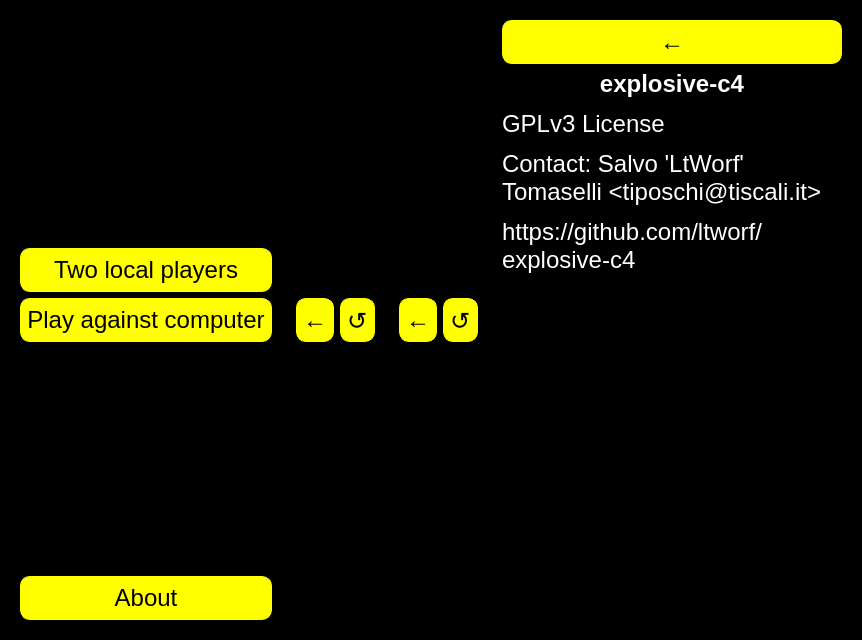
<?xml version="1.0" encoding="UTF-8"?>
<ui version="4.0">
 <class>MainUI</class>
 <widget class="QWidget" name="MainUI">
  <property name="geometry">
   <rect>
    <x>0</x>
    <y>0</y>
    <width>862</width>
    <height>640</height>
   </rect>
  </property>
  <property name="windowTitle">
   <string>Form</string>
  </property>
  <property name="styleSheet">
   <string notr="true">* {
background-color: black;
color: white;
font: 24px;
}

QPushButton:disabled {
background-color: rgb(67, 67, 67);
border-color: rgb(67, 67, 67);
}



QPushButton {
color: black;
background-color: yellow;

border-width: 1px;
border-color: yellow;
border-style: solid;

border-radius: 10px;

min-width: 3em;
min-height: 30px;
padding: 6px;
}

QPushButton:pressed {
background-color: rgb(255, 193, 0);
border-color: rgb(255, 193, 0);
}

QPushButton:hover {
border-color: rgb(255, 193, 0);
}

QPushButton:default {
background-color: rgb(255, 255, 255);
}</string>
  </property>
  <property name="locale">
   <locale language="English" country="UnitedStates"/>
  </property>
  <layout class="QHBoxLayout" name="horizontalLayout_2">
   <item>
    <widget class="QFrame" name="frmInitial">
     <property name="frameShape">
      <enum>QFrame::NoFrame</enum>
     </property>
     <property name="frameShadow">
      <enum>QFrame::Plain</enum>
     </property>
     <property name="lineWidth">
      <number>0</number>
     </property>
     <layout class="QVBoxLayout" name="verticalLayout">
      <item>
       <spacer name="verticalSpacer_4">
        <property name="orientation">
         <enum>Qt::Vertical</enum>
        </property>
        <property name="sizeHint" stdset="0">
         <size>
          <width>20</width>
          <height>24</height>
         </size>
        </property>
       </spacer>
      </item>
      <item>
       <widget class="QPushButton" name="cmdLocalGame">
        <property name="focusPolicy">
         <enum>Qt::NoFocus</enum>
        </property>
        <property name="locale">
         <locale language="English" country="UnitedStates"/>
        </property>
        <property name="text">
         <string>Two local players</string>
        </property>
        <property name="autoDefault">
         <bool>false</bool>
        </property>
        <property name="flat">
         <bool>false</bool>
        </property>
       </widget>
      </item>
      <item>
       <widget class="QPushButton" name="cmdIAGame">
        <property name="focusPolicy">
         <enum>Qt::NoFocus</enum>
        </property>
        <property name="locale">
         <locale language="English" country="UnitedStates"/>
        </property>
        <property name="text">
         <string>Play against computer</string>
        </property>
        <property name="autoDefault">
         <bool>false</bool>
        </property>
        <property name="flat">
         <bool>false</bool>
        </property>
       </widget>
      </item>
      <item>
       <spacer name="verticalSpacer_3">
        <property name="orientation">
         <enum>Qt::Vertical</enum>
        </property>
        <property name="sizeHint" stdset="0">
         <size>
          <width>20</width>
          <height>28</height>
         </size>
        </property>
       </spacer>
      </item>
      <item>
       <widget class="QPushButton" name="cmdAbout">
        <property name="focusPolicy">
         <enum>Qt::NoFocus</enum>
        </property>
        <property name="text">
         <string>About</string>
        </property>
       </widget>
      </item>
     </layout>
    </widget>
   </item>
   <item>
    <widget class="QFrame" name="frmAIGame">
     <property name="frameShape">
      <enum>QFrame::NoFrame</enum>
     </property>
     <property name="frameShadow">
      <enum>QFrame::Plain</enum>
     </property>
     <layout class="QVBoxLayout" name="verticalLayout_2">
      <item>
       <layout class="QHBoxLayout" name="horizontalLayout_3">
        <item>
         <widget class="QPushButton" name="cmdLocalBackAI">
          <property name="focusPolicy">
           <enum>Qt::NoFocus</enum>
          </property>
          <property name="text">
           <string>←</string>
          </property>
         </widget>
        </item>
        <item>
         <widget class="QPushButton" name="cmdNewAIGame">
          <property name="focusPolicy">
           <enum>Qt::NoFocus</enum>
          </property>
          <property name="text">
           <string>↺</string>
          </property>
         </widget>
        </item>
       </layout>
      </item>
     </layout>
    </widget>
   </item>
   <item>
    <widget class="QFrame" name="frmLocalGame">
     <property name="frameShape">
      <enum>QFrame::NoFrame</enum>
     </property>
     <property name="frameShadow">
      <enum>QFrame::Plain</enum>
     </property>
     <layout class="QVBoxLayout" name="verticalLayout_3">
      <item>
       <layout class="QHBoxLayout" name="horizontalLayout">
        <item>
         <widget class="QPushButton" name="cmdLocalBack">
          <property name="focusPolicy">
           <enum>Qt::NoFocus</enum>
          </property>
          <property name="text">
           <string>←</string>
          </property>
         </widget>
        </item>
        <item>
         <widget class="QPushButton" name="cmdNewLocalGame">
          <property name="focusPolicy">
           <enum>Qt::NoFocus</enum>
          </property>
          <property name="text">
           <string>↺</string>
          </property>
         </widget>
        </item>
       </layout>
      </item>
     </layout>
    </widget>
   </item>
   <item>
    <widget class="QFrame" name="frmAbout">
     <property name="frameShape">
      <enum>QFrame::NoFrame</enum>
     </property>
     <property name="frameShadow">
      <enum>QFrame::Plain</enum>
     </property>
     <layout class="QVBoxLayout" name="verticalLayout_4">
      <item>
       <widget class="QPushButton" name="cmdAboutBack">
        <property name="focusPolicy">
         <enum>Qt::NoFocus</enum>
        </property>
        <property name="text">
         <string>←</string>
        </property>
       </widget>
      </item>
      <item>
       <widget class="QLabel" name="label">
        <property name="text">
         <string>&lt;html&gt;&lt;head/&gt;&lt;body&gt;&lt;p align=&quot;center&quot;&gt;&lt;span style=&quot; font-weight:600;&quot;&gt;explosive-c4&lt;/span&gt;&lt;/p&gt;&lt;p&gt;GPLv3 License &lt;/p&gt;&lt;p&gt;Contact: Salvo 'LtWorf' Tomaselli &amp;lt;tiposchi@tiscali.it&amp;gt; &lt;/p&gt;&lt;p&gt;https://github.com/ltworf/explosive-c4&lt;/p&gt;&lt;/body&gt;&lt;/html&gt;</string>
        </property>
        <property name="wordWrap">
         <bool>true</bool>
        </property>
       </widget>
      </item>
      <item>
       <spacer name="verticalSpacer">
        <property name="orientation">
         <enum>Qt::Vertical</enum>
        </property>
        <property name="sizeHint" stdset="0">
         <size>
          <width>20</width>
          <height>313</height>
         </size>
        </property>
       </spacer>
      </item>
     </layout>
    </widget>
   </item>
  </layout>
 </widget>
 <resources/>
 <connections>
  <connection>
   <sender>cmdLocalBack</sender>
   <signal>clicked()</signal>
   <receiver>frmLocalGame</receiver>
   <slot>hide()</slot>
   <hints>
    <hint type="sourcelabel">
     <x>292</x>
     <y>163</y>
    </hint>
    <hint type="destinationlabel">
     <x>307</x>
     <y>194</y>
    </hint>
   </hints>
  </connection>
  <connection>
   <sender>cmdLocalBack</sender>
   <signal>clicked()</signal>
   <receiver>frmInitial</receiver>
   <slot>show()</slot>
   <hints>
    <hint type="sourcelabel">
     <x>270</x>
     <y>163</y>
    </hint>
    <hint type="destinationlabel">
     <x>137</x>
     <y>247</y>
    </hint>
   </hints>
  </connection>
  <connection>
   <sender>cmdLocalGame</sender>
   <signal>clicked()</signal>
   <receiver>frmInitial</receiver>
   <slot>hide()</slot>
   <hints>
    <hint type="sourcelabel">
     <x>131</x>
     <y>69</y>
    </hint>
    <hint type="destinationlabel">
     <x>192</x>
     <y>110</y>
    </hint>
   </hints>
  </connection>
  <connection>
   <sender>cmdLocalGame</sender>
   <signal>clicked()</signal>
   <receiver>frmLocalGame</receiver>
   <slot>show()</slot>
   <hints>
    <hint type="sourcelabel">
     <x>67</x>
     <y>66</y>
    </hint>
    <hint type="destinationlabel">
     <x>244</x>
     <y>190</y>
    </hint>
   </hints>
  </connection>
  <connection>
   <sender>cmdLocalBackAI</sender>
   <signal>clicked()</signal>
   <receiver>frmInitial</receiver>
   <slot>show()</slot>
   <hints>
    <hint type="sourcelabel">
     <x>243</x>
     <y>433</y>
    </hint>
    <hint type="destinationlabel">
     <x>200</x>
     <y>258</y>
    </hint>
   </hints>
  </connection>
  <connection>
   <sender>cmdLocalBackAI</sender>
   <signal>clicked()</signal>
   <receiver>frmAIGame</receiver>
   <slot>hide()</slot>
   <hints>
    <hint type="sourcelabel">
     <x>200</x>
     <y>422</y>
    </hint>
    <hint type="destinationlabel">
     <x>187</x>
     <y>449</y>
    </hint>
   </hints>
  </connection>
  <connection>
   <sender>cmdIAGame</sender>
   <signal>clicked()</signal>
   <receiver>frmAIGame</receiver>
   <slot>show()</slot>
   <hints>
    <hint type="sourcelabel">
     <x>135</x>
     <y>148</y>
    </hint>
    <hint type="destinationlabel">
     <x>178</x>
     <y>371</y>
    </hint>
   </hints>
  </connection>
  <connection>
   <sender>cmdIAGame</sender>
   <signal>clicked()</signal>
   <receiver>frmInitial</receiver>
   <slot>hide()</slot>
   <hints>
    <hint type="sourcelabel">
     <x>106</x>
     <y>142</y>
    </hint>
    <hint type="destinationlabel">
     <x>55</x>
     <y>233</y>
    </hint>
   </hints>
  </connection>
  <connection>
   <sender>cmdAbout</sender>
   <signal>clicked()</signal>
   <receiver>frmAbout</receiver>
   <slot>show()</slot>
   <hints>
    <hint type="sourcelabel">
     <x>66</x>
     <y>599</y>
    </hint>
    <hint type="destinationlabel">
     <x>531</x>
     <y>319</y>
    </hint>
   </hints>
  </connection>
  <connection>
   <sender>cmdAbout</sender>
   <signal>clicked()</signal>
   <receiver>frmInitial</receiver>
   <slot>hide()</slot>
   <hints>
    <hint type="sourcelabel">
     <x>66</x>
     <y>599</y>
    </hint>
    <hint type="destinationlabel">
     <x>66</x>
     <y>319</y>
    </hint>
   </hints>
  </connection>
  <connection>
   <sender>cmdAboutBack</sender>
   <signal>clicked()</signal>
   <receiver>frmAbout</receiver>
   <slot>hide()</slot>
   <hints>
    <hint type="sourcelabel">
     <x>496</x>
     <y>167</y>
    </hint>
    <hint type="destinationlabel">
     <x>559</x>
     <y>319</y>
    </hint>
   </hints>
  </connection>
  <connection>
   <sender>cmdAboutBack</sender>
   <signal>clicked()</signal>
   <receiver>frmInitial</receiver>
   <slot>show()</slot>
   <hints>
    <hint type="sourcelabel">
     <x>496</x>
     <y>167</y>
    </hint>
    <hint type="destinationlabel">
     <x>66</x>
     <y>319</y>
    </hint>
   </hints>
  </connection>
 </connections>
</ui>
